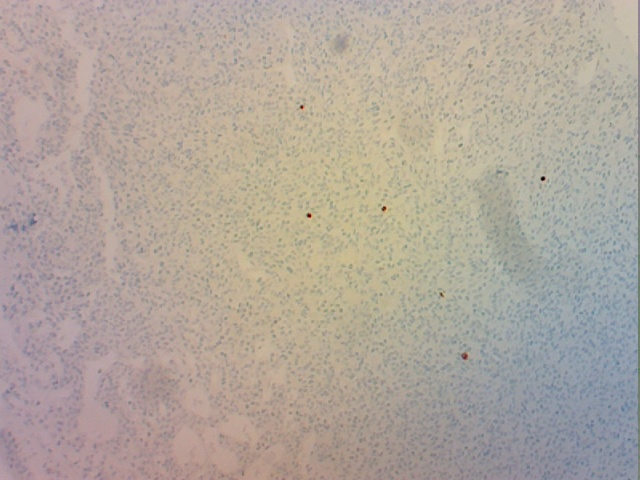
#> input picture topo_low_original.jpg, 640 x 480 px, given in place of the camera
$ python minimum_viable_blob.py
#> lines starting #> are read from the running program, lines starting #| are printed output that depends on the picture; after the words box and inside, x2 and y2 are one past the last pixel; in counts of white or black regions, pixels touching at a corner belong together
import numpy as np
import cv2
import matplotlib.pyplot as plt

# for live feed
cap = cv2.VideoCapture(0)
# For processing a still image
#cap = cv2.imread('messi5.jpg',0)

while(True):
    # Capture frame-by-frame
    ret, img = cap.read()
#> img is the input picture: shape (480, 640, 3); mean B, G, R 156, 165.8, 176.1

    # Our operations on the frame come here
    #colour = cv2.cvtColor(frame, cv2.COLOR_BGR2RGB)

    # From https://resources.oreilly.com/examples/9781785283840/blob/7d51d357875a18be16e015c527b81f07973128c8/Learning_OpenCV_3_Computer_Vision_with_Python_Second_Edition_Code/Chapter%205_Code/watershed.py
    gray = cv2.cvtColor(img,cv2.COLOR_BGR2GRAY)
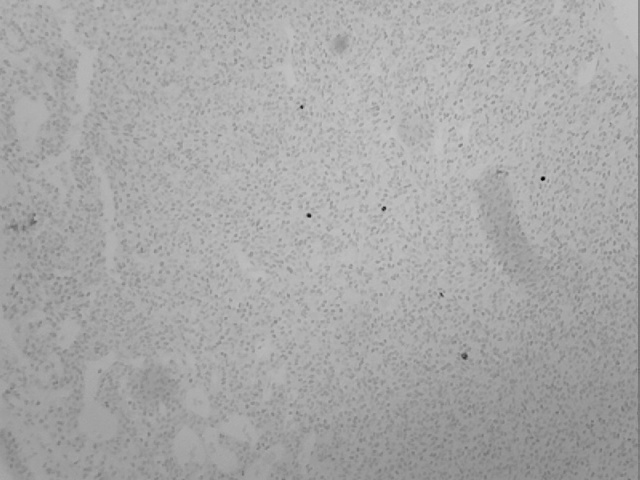
#> gray: shape (480, 640); min 2, max 199, mean 167.8
    ret, thresh = cv2.threshold(gray,0,255,cv2.THRESH_BINARY_INV+cv2.THRESH_OTSU)
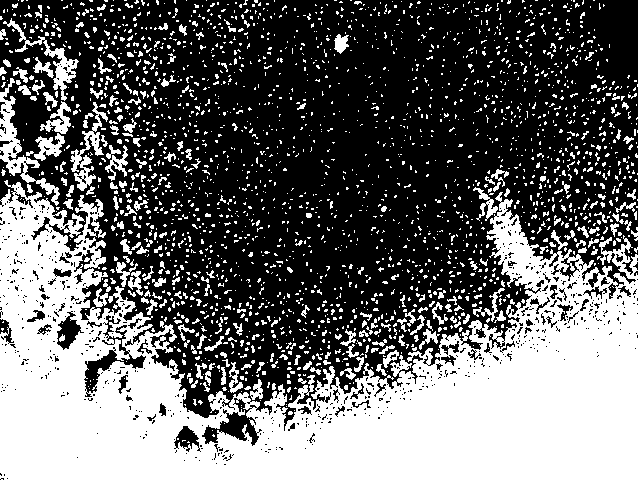
#> thresh: shape (480, 640); 40.4% white; 2424 white regions (2170 under 20 px), largest, box (x1, y1, x2, y2) and area: (0, 0, 640, 480) 95871, (0, 78, 60, 206) 1511, (3, 18, 79, 101) 930
#> ret = 165
    # noise removal
    kernel = np.ones((3,3),np.uint8)
    opening = cv2.morphologyEx(thresh,cv2.MORPH_OPEN,kernel, iterations = 2)
#> opening: shape (480, 640); 27.4% white; 102 white regions (1 under 20 px), largest, box (x1, y1, x2, y2) and area: (0, 203, 640, 480) 76772, (493, 212, 541, 285) 1459, (565, 278, 591, 303) 354

    # sure background area
    sure_bg = cv2.dilate(opening,kernel,iterations=3)
#> sure_bg: shape (480, 640); 34% white; 21 white regions, largest, box (x1, y1, x2, y2) and area: (0, 89, 640, 480) 99303, (32, 46, 71, 88) 930, (50, 101, 72, 135) 595

    # Finding sure foreground area
    dist_transform = cv2.distanceTransform(opening,cv2.DIST_L2,5)
    ret, sure_fg = cv2.threshold(dist_transform,0.7*dist_transform.max(),255,0)
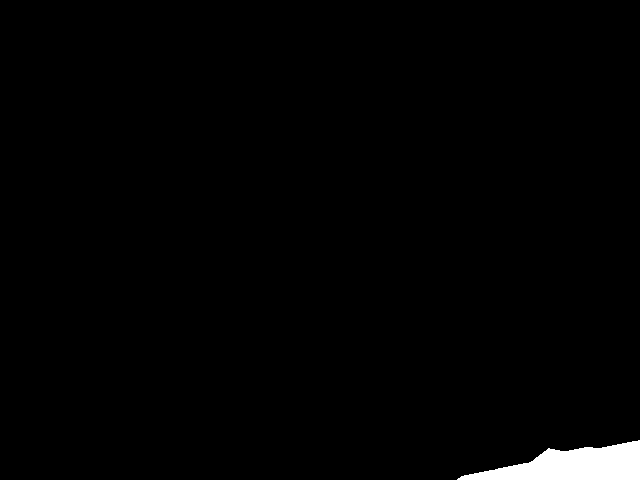
#> sure_fg: shape (480, 640) float32; 1.4% white; 1 white region, box (x1, y1, x2, y2) and area: (457, 440, 640, 480) 4257
#> ret = 91.89

    # Finding unknown region
    sure_fg = np.uint8(sure_fg)
    unknown = cv2.subtract(sure_bg,sure_fg)
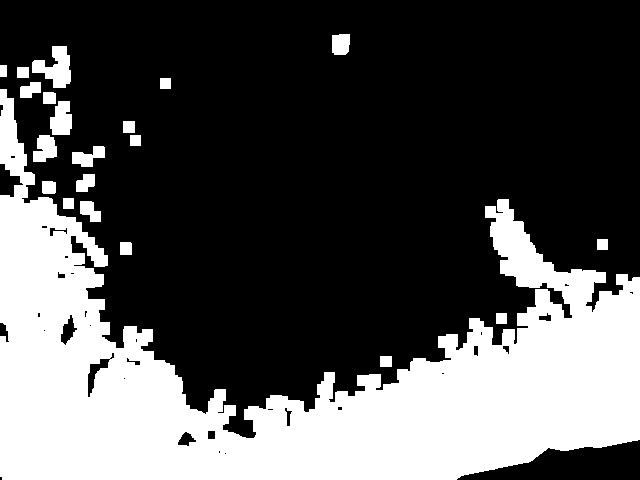
#> unknown: shape (480, 640); 32.6% white; 21 white regions, largest, box (x1, y1, x2, y2) and area: (0, 89, 640, 480) 95046, (32, 46, 71, 88) 930, (50, 101, 72, 135) 595

    # Marker labelling
    ret, markers = cv2.connectedComponents(sure_fg)
#> ret = 2

    # Add one to all labels so that sure background is not 0, but 1
    markers = markers+1

    # Now, mark the region of unknown with zero
    markers[unknown==255] = 0
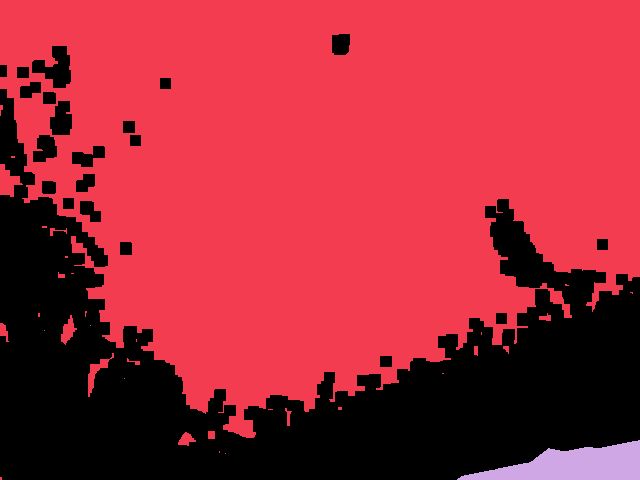
#> markers: shape (480, 640) int32; 3 distinct labels, from 0 to 2; one colour per label, 0 black
    markers = cv2.watershed(img,markers)
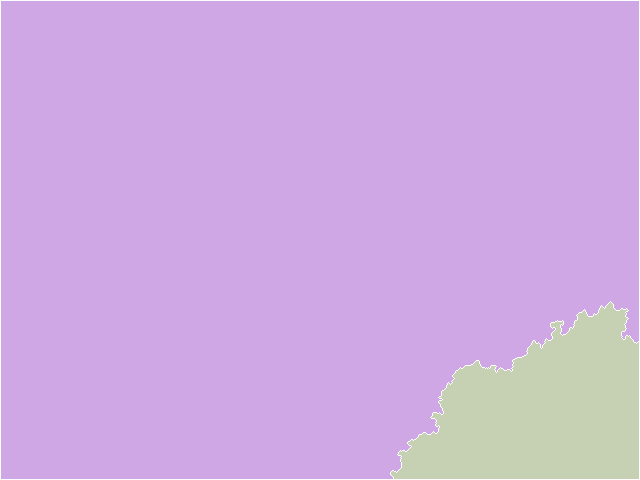
#> markers: shape (480, 640) int32; 3 distinct labels, from -1 to 2; one colour per label, 0 black, -1 white
    img[markers == -1] = [255,0,0]
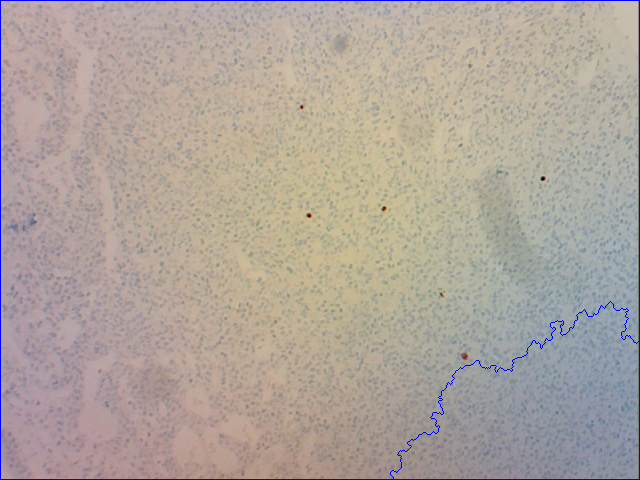
#> img: shape (480, 640, 3); 0.89% of pixels changed, all inside (x1, y1, x2, y2) = (0, 0, 640, 480)

    #plt.imshow(img)
    plt.show()


    # Display the resulting frame
    cv2.imshow('frame',img)

    key = cv2.waitKey(1) & 0xFF
#> (key q is pressed here)
    if key == ord('q'):
        break
    # if spacebar
    if key == ord(chr(32)):
        original = frame
        break


# When everything done, release the capture
cap.release()
cv2.destroyAllWindows()

$ run again, on birdoma.JPG
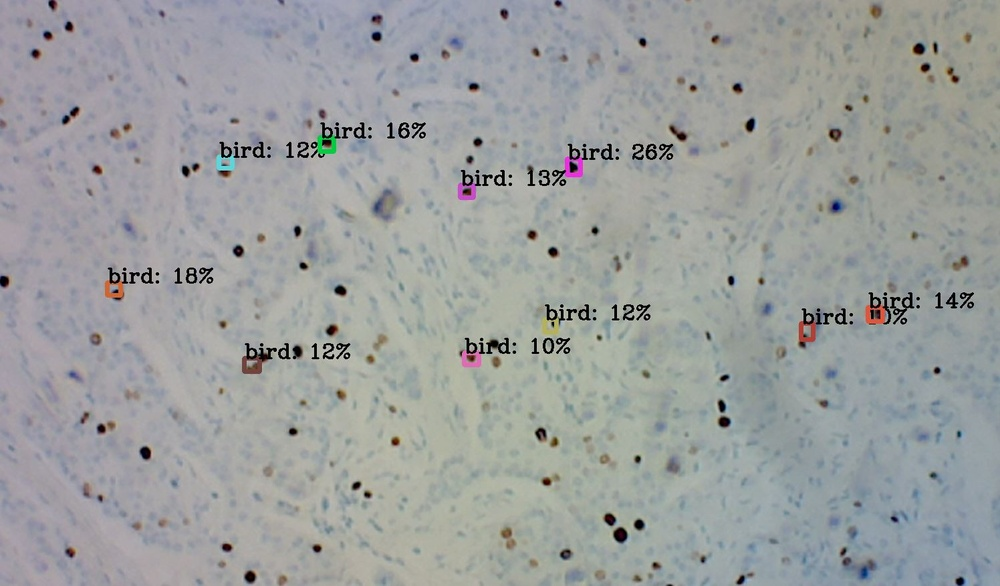
#> input picture birdoma.JPG, 1000 x 586 px, shrunk from 1496 x 876 before the run, given in place of the camera
#> img is the input picture: shape (586, 1000, 3); mean B, G, R 158.4, 158.8, 156
#> `ret, thresh = cv2.threshold(gray,0,255,cv2.THRESH_BINARY_INV+cv2.THRES..`:
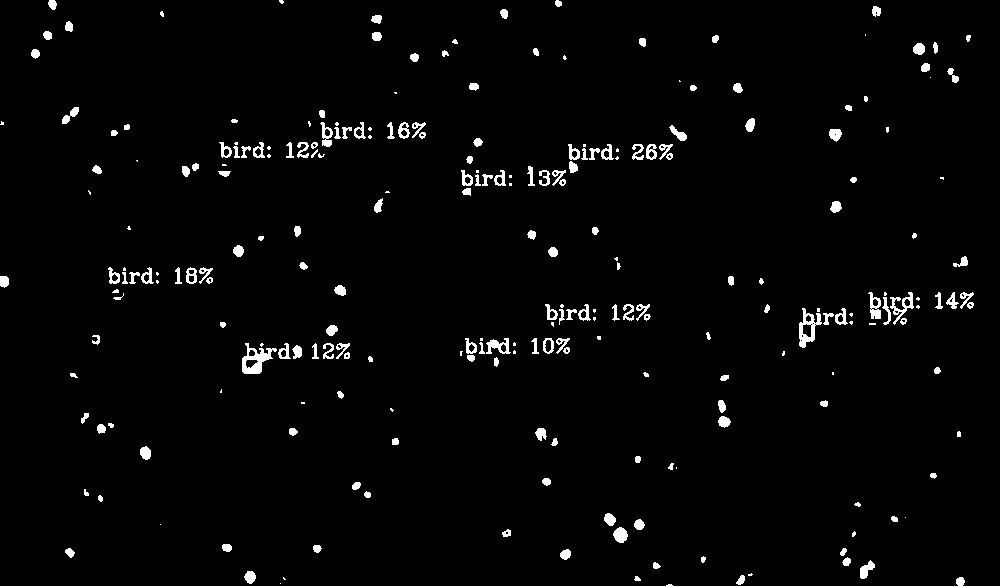
#> thresh: shape (586, 1000); 2.3% white; 248 white regions (63 under 20 px), largest, box (x1, y1, x2, y2) and area: (242, 343, 277, 374) 487, (799, 308, 822, 348) 398, (890, 292, 914, 325) 258
#> `ret, thresh = cv2.threshold(gray,0,255,cv2.THRESH_BINARY_INV+cv2.THRES..`: ret = 101
#> opening: shape (586, 1000); 0.87% white; 81 white regions, largest, box (x1, y1, x2, y2) and area: (242, 353, 271, 374) 295, (614, 528, 627, 543) 164, (860, 562, 874, 578) 140
#> sure_bg: shape (586, 1000); 2.7% white; 76 white regions, largest, box (x1, y1, x2, y2) and area: (239, 350, 274, 377) 651, (602, 511, 630, 546) 613, (715, 398, 733, 430) 473
#> `ret, sure_fg = cv2.threshold(dist_transform,0.7*dist_transform.max(),2..`: ret = 4.9
#> unknown: shape (586, 1000); 2.7% white; 76 white regions, largest, box (x1, y1, x2, y2) and area: (239, 350, 274, 377) 645, (602, 511, 630, 546) 584, (715, 398, 733, 430) 468
#> `ret, markers = cv2.connectedComponents(sure_fg)`: ret = 16
#> `img[markers == -1] = [255,0,0]`:
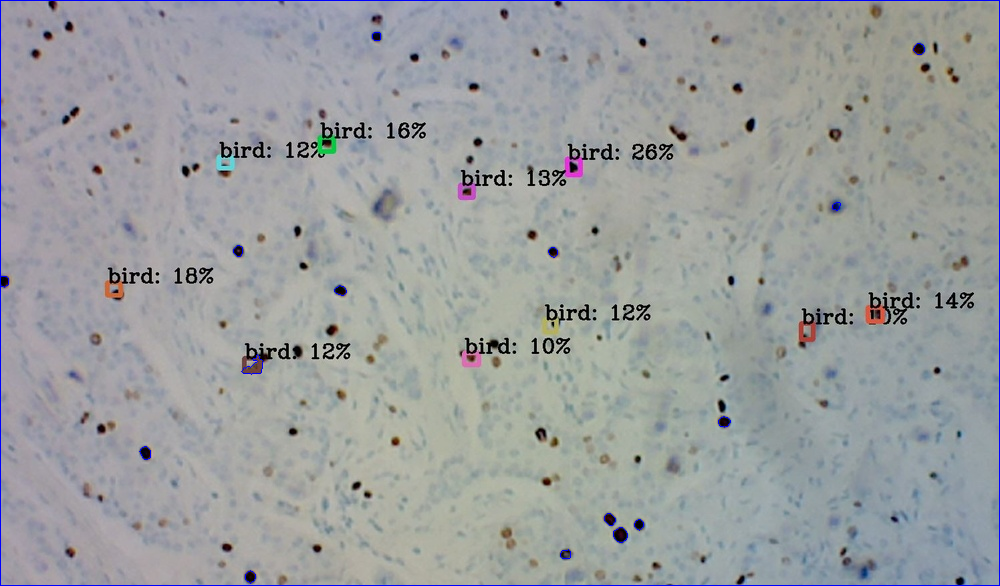
#> img: shape (586, 1000, 3); 0.62% of pixels changed, all inside (x1, y1, x2, y2) = (0, 0, 1000, 586)

$ run again, on birds_or_blobs.JPG
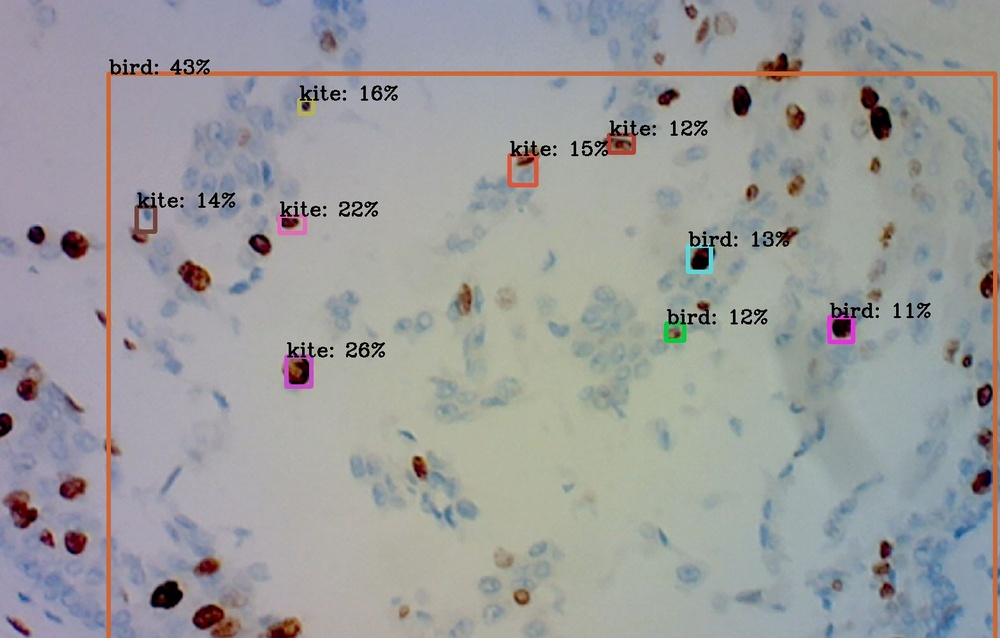
#> input picture birds_or_blobs.JPG, 1000 x 638 px, shrunk from 1569 x 1001 before the run, given in place of the camera
#> img is the input picture: shape (638, 1000, 3); mean B, G, R 156.9, 156.3, 155.8
#> `ret, thresh = cv2.threshold(gray,0,255,cv2.THRESH_BINARY_INV+cv2.THRES..`:
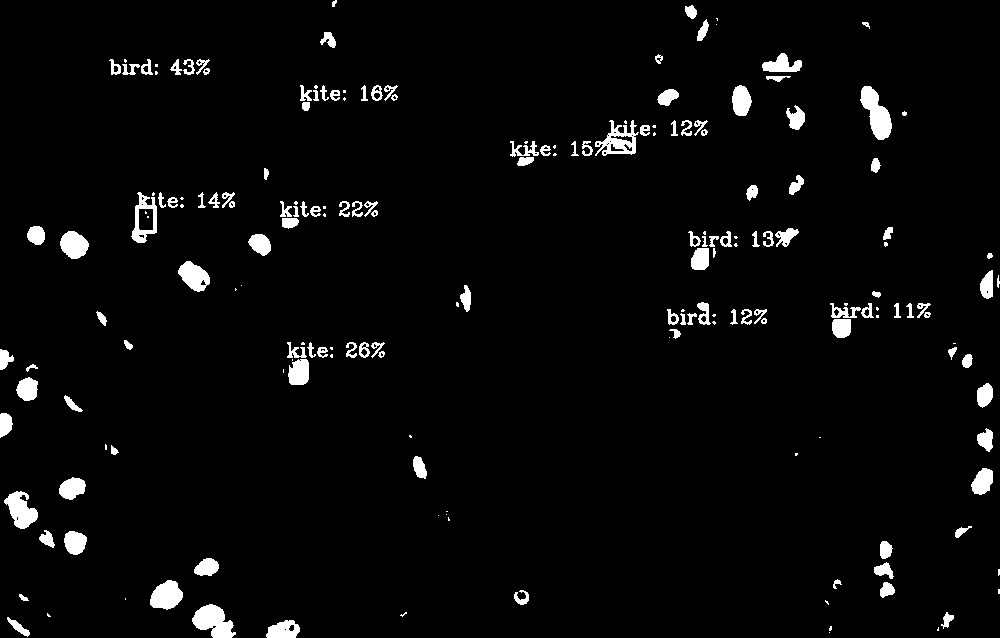
#> thresh: shape (638, 1000); 3.5% white; 193 white regions (60 under 20 px), largest, box (x1, y1, x2, y2) and area: (860, 86, 892, 140) 939, (192, 604, 236, 638) 923, (4, 491, 38, 529) 746
#> `ret, thresh = cv2.threshold(gray,0,255,cv2.THRESH_BINARY_INV+cv2.THRES..`: ret = 102
#> opening: shape (638, 1000); 2.3% white; 59 white regions, largest, box (x1, y1, x2, y2) and area: (861, 86, 892, 140) 936, (193, 605, 233, 638) 894, (150, 580, 183, 609) 700
#> sure_bg: shape (638, 1000); 4.4% white; 57 white regions, largest, box (x1, y1, x2, y2) and area: (858, 83, 895, 143) 1486, (190, 602, 236, 638) 1311, (2, 489, 41, 532) 1165
#> `ret, sure_fg = cv2.threshold(dist_transform,0.7*dist_transform.max(),2..`: ret = 9.09
#> unknown: shape (638, 1000); 4.4% white; 57 white regions, largest, box (x1, y1, x2, y2) and area: (858, 83, 895, 143) 1447, (190, 602, 236, 638) 1246, (2, 489, 41, 532) 1164
#> `ret, markers = cv2.connectedComponents(sure_fg)`: ret = 17
#> `img[markers == -1] = [255,0,0]`:
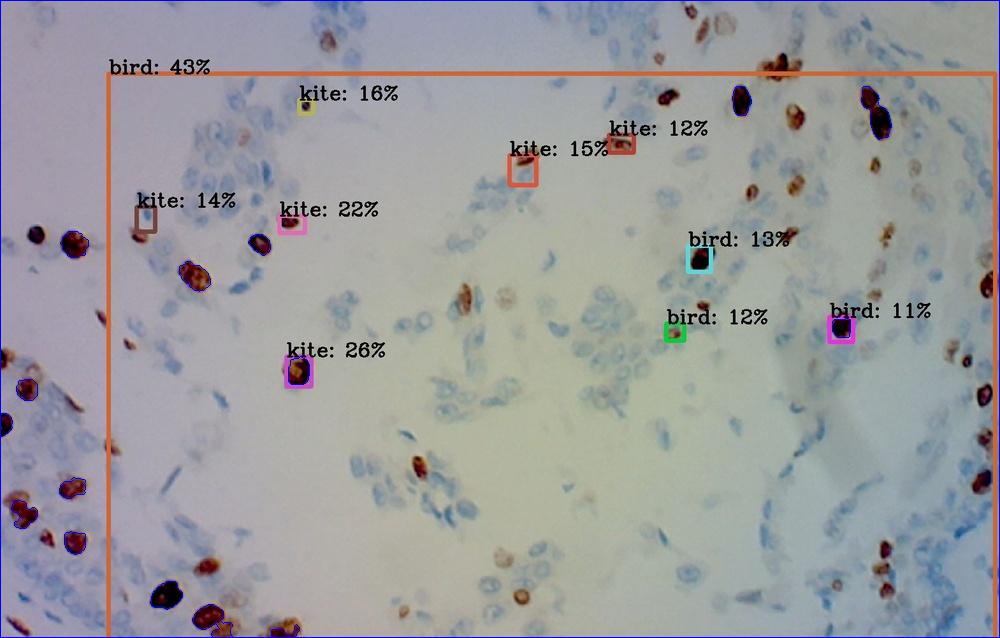
#> img: shape (638, 1000, 3); 0.69% of pixels changed, all inside (x1, y1, x2, y2) = (0, 0, 1000, 638)
